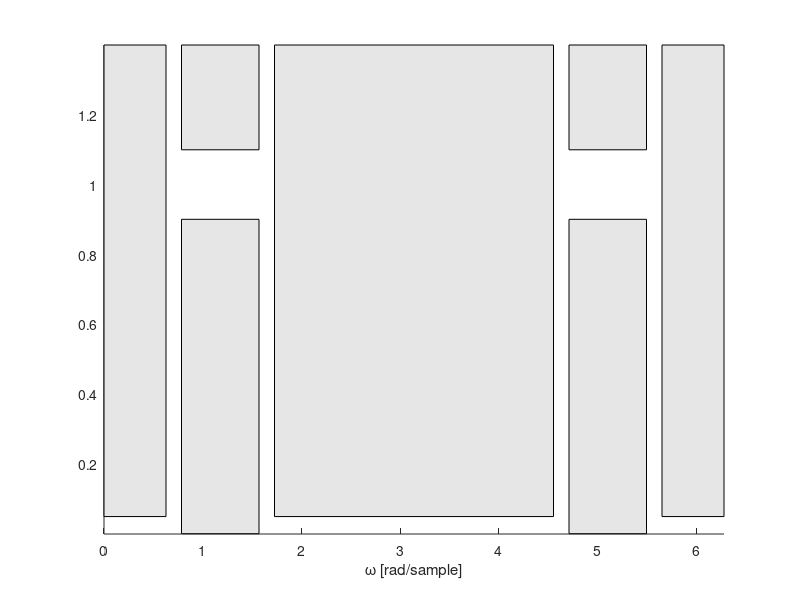

MATLAB code for this plot:

%%%%%%%%%%%%%%%%%%%
%%%  DRAW MASK  %%%
%%%%%%%%%%%%%%%%%%%
Lw=2*pi; % for x -axis from 0-2pi
%Lw=1; % for x -axis from 0-1

wp1 = 0.25*1/2*Lw;
wp2 = 0.50*1/2*Lw;
delp = 0.1;

ws1 = 0.2*1/2*Lw;
ws2 = 0.55*1/2*Lw;
dels = 0.05;

%figure
Htop=1.4;

rectangle('Position', [0 ,dels ws1,Htop-dels],'FaceColor',[0.9 0.9 0.9] );
rectangle('Position', [wp1 ,0.001 wp2-wp1,1-delp],'FaceColor',[0.9 0.9 0.9] );
rectangle('Position', [wp1 ,1+delp wp2-wp1,Htop-(1+delp)],'FaceColor',[0.9 0.9 0.9] );

rectangle('Position', [ws2,dels, 1*Lw-2*ws2,Htop-dels],'FaceColor',[0.9 0.9 0.9] );

rectangle('Position', [1*Lw-wp2 ,1+delp wp2-wp1,Htop-(1+delp)],'FaceColor',[0.9 0.9 0.9] );
rectangle('Position', [1*Lw-wp2 ,0.001 wp2-wp1,1-delp],'FaceColor',[0.9 0.9 0.9] );

rectangle('Position', [1*Lw-ws1 ,dels ws1,Htop-dels],'FaceColor',[0.9 0.9 0.9] );

axis([0 1*Lw 0.0001 Htop])
xlabel('\omega [rad/sample]')
%%%%%% Use for log scale plot
%    set(gca,'YScale','log')
%    axis([0 1*Lw 0.0001 Htop])


hold on
%%%%%%%%%%%%%%%%%%%%%%%%%%%%

% plot here !

%xlabel(' somthing ') 
%ylabel(' somthing ') 
%title(' somthing ')
%%%%%%%%%%%%%%%%%%%%%%%%%%%%

